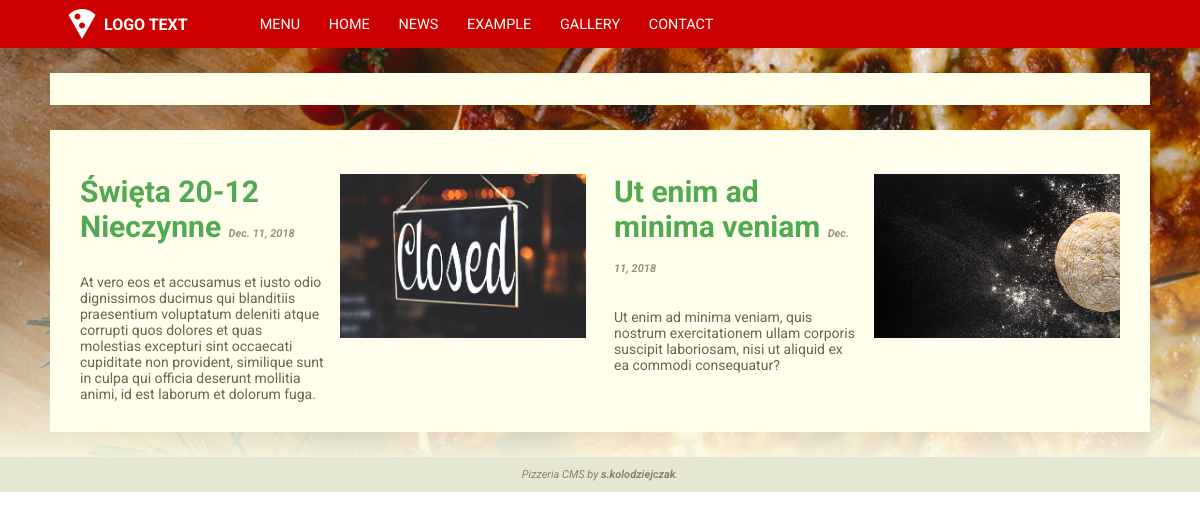
The page /page/news on the database its author committed.
### base/models.py (models this page shows, shortened)
class AppConfig(models.Model):
  title = models.CharField(max_length = 120)
  favicon = models.ImageField(blank = True, upload_to = 'config')
  logo_image = models.ImageField(blank = True, upload_to = 'config')
  logo_text =  models.CharField(blank = True, max_length = 40)
  homepage = models.ForeignKey(Navigation, on_delete = models.DO_NOTHING, blank = False, null = True)
  background_image = models.ImageField(blank = True, upload_to = 'config')
  background_color = RGBColorField()
  accent_color_1 = RGBColorField()
  accent_color_2 = RGBColorField()
  accent_color_3 = RGBColorField()
  text_color_1 = RGBColorField()
  text_color_2 = RGBColorField()
  small_font_size = models.IntegerField(default=11,validators=[
    MinValueValidator(6),
    MaxValueValidator(12)
  ])
  normal_font_size = models.IntegerField(default=14,validators=[
    MinValueValidator(12),
    MaxValueValidator(18)
  ])
  big_font_size = models.IntegerField(default=30,validators=[
    MinValueValidator(18),
    MaxValueValidator(36)
  ])

class Navigation(models.Model):
  url = models.SlugField(max_length = 40, unique = True)
  label = models.CharField(max_length = 50)
  subsite = models.ForeignKey(Subsite, on_delete = models.CASCADE, blank = False, null = True)
  sort = models.PositiveIntegerField(default = 0)
  application = models.CharField(max_length = 40, blank = True)
  visible = models.BooleanField(default = True, blank = False)
  class Meta(object):
    ordering = ['sort']

### news/models.py (models this page shows, shortened)
class News(models.Model):
  headline = models.CharField(max_length = 200)
  image = models.ImageField(blank = True, upload_to='news')
  lead_sentence = models.TextField(max_length = 600, blank = True)
  content = tinymce_models.HTMLField()
  pub_date = models.DateField(default = date.today)

### base/views.py (the view)
# urls.py: path('<slug:url>', views.index, name='index'),
def index(request, url, param = None):
  try:
    link = Navigation.objects.filter(visible = True, url = url)[:1].get()
    if(link.subsite is None):
      return views[link.application].index(request, param)
    else:
      return render(request, 'subsite/index.html', {
        'item': link.subsite
      })
  except ObjectDoesNotExist:
    raise Http404

### base/utils.py (called while the page is built)
def get_navigation():
  return Navigation.objects.order_by('sort')

def get_config():
  return AppConfig.objects.all()[:1].get()

def get_ad():
  try:
    return Ad.objects.all()[:1].get()
  except ObjectDoesNotExist:
    return None

def render(request, templateUrl, viewbag = {}):
    ad = get_ad()
    cfg = get_config()
    nav = get_navigation()
    return django_render(request, templateUrl, {
      'ad': ad,
      'cfg': cfg,
      'nav': nav,
      'viewbag': viewbag,
    })

### news/views.py (called while the page is built)
def index(request, param = None):
  if param:
    return item(request, param)
  else:
    return news_list(request)

def news_list(request):
  page = int(request.GET.get('p', 1))
  items_per_page = 6
  items_count = 13 #News.objects.all().count()
  pages_count = math.ceil(items_count / items_per_page)
  idxStart = ((page - 1) * items_per_page)
  idxEnd = (idxStart + (items_per_page - 1))
  print(idxStart,idxEnd)
  news_list = News.objects.all().order_by('pub_date')[idxStart:idxEnd]
  return render(request, 'news/list.html', {
    'news_list': news_list,
    'current_page': page,
    'pages_count': pages_count,
    'pages_range': range(1,pages_count + 1)
  })

### news/templates/news/list.html (shortened to what this page needs)
{% extends "base/base.html" %}
{% load static %}
{% block styles %}
  <link rel="stylesheet" type="text/css" href="{% static 'news/styles/list.css' %}">
{% endblock %}
{% block content %}
  {% if viewbag.news_list %}
    <ul class="list">
      {% for news in viewbag.news_list %}
      <li class="news">
        <div class="news__intro">
          <h4 class="news__headline">
            <a class="news__link" href="{% url 'base:index' 'news' news.id %}">{{ news.headline }}</a>
            <span class="news__date">{{ news.pub_date }}</span>
          </h4>
          <div class="news__leads">{{ news.lead_sentence }}</div>
        </div>
        <a class="news__figure news__link" href="{% url 'base:index' 'news' news.id %}">
          {% if news.image %}
            <img class="news__image" src="{{ news.image.url }}"/>
          {% else %}
            <img class="news__image" src="../media/news/no_photo.jpg"/>
          {% endif %}
        </a>
      </li>
      {% endfor %}
    </ul>
  {% else %}
    <h3 class="alert">No news to show</h3>
  {% endif %}
{% endblock %}

### base/templates/base/base.html (shortened to what this page needs)
{% extends "base/layout.html" %}
{% load static %}
{% block header %}
  <a class="logo" href="/">
    {% if cfg.logo_image %}
      <img class="logo__image" src="{{cfg.logo_image.url}}"/>
    {% endif %}
    <span class="logo__text">
      {{ cfg.logo_text }}
    </span>
  </a>
  <nav class="nav">
  {% for item in nav %}
    <a class="nav__link" href="{% url 'base:index' item.url %}">{{ item.label }}</a>
  {% endfor %}
  </nav>
{% endblock %}
{% block footer %}
  <p>Pizzeria CMS by <span class="bold">s.kolodziejczak</span>.</p>
{% endblock %}

### base/static/base/styles/layout.css (style rules this page uses)
html, body { min-height: 100%; margin: 0; padding: 0; }
* { font-family: 'Roboto', sans-serif; }

### base/static/base/styles/base.css (style rules this page uses)
.logo, .nav, .nav__link { align-items: center; display: flex; justify-content: center; }
.nav__link { margin: 0; padding: 0; height: 100%; }
.logo { color: var(--accent-color-3); font-size: var(--medium-font-size); font-weight: 700; outline: 0; text-decoration: none; }
.logo__image + .logo__text { margin-left: .25em; }
.nav { color: var(--accent-color-3); font-size: .9em; height: 100%; margin-left: 4em; }
.nav__link { text-transform: uppercase; text-decoration: none; color: inherit; outline: none; padding: 0 1em; background: var(--accent-color-1); }
.bold { font-weight: bolder; }

### news/static/news/styles/list.css (style rules this page uses)
.list { margin: 0; padding: 0; display: flex; flex-wrap: wrap; }
.news { flex: 1 0 50%; box-sizing: border-box; padding: 1em; font-size: var(--normal-font-size); display: flex; list-style: none; margin-top: 1em; }
.news__figure, .news__intro { flex: 1; }
.news__image { width: 100%; }
.news__headline { color: var(--accent-color-2); font-size: var(--big-font-size); box-sizing: border-box; margin: 0 0 1em; padding: 0; }
.news__date { color: var(--text-color-2); font-size: var(--small-font-size); font-style: italic; }
.news__intro { padding-right: 1em; }
.news__leads { color: var(--text-color-1); font-size: var(--normal-font-size); }
.news__link { color: inherit; text-decoration: none; }

### rows shown on the page
AppConfig: logo_image (picture), logo_text "LOGO TEXT"
Navigation: label "MENU"
Navigation: label "HOME"
Navigation: label "NEWS"
Navigation: label "EXAMPLE"
Navigation: label "GALLERY"
Navigation: label "CONTACT"
News: headline "Święta 20-12 Nieczynne", pub_date "Dec. 11, 2018", lead_sentence "At vero eos et accusamus et iusto odio dignissimos ducimus qui blanditiis praesentium voluptatum deleniti atque corrupti quos dolores et quas molestias excepturi sint occaecati cupiditate non provident, similique sunt in culpa qui officia deserunt mollitia animi, id est laborum et dolorum fuga.", image (picture)
News: headline "Ut enim ad minima veniam", pub_date "Dec. 11, 2018", lead_sentence "Ut enim ad minima veniam, quis nostrum exercitationem ullam corporis suscipit laboriosam, nisi ut aliquid ex ea commodi consequatur?"
